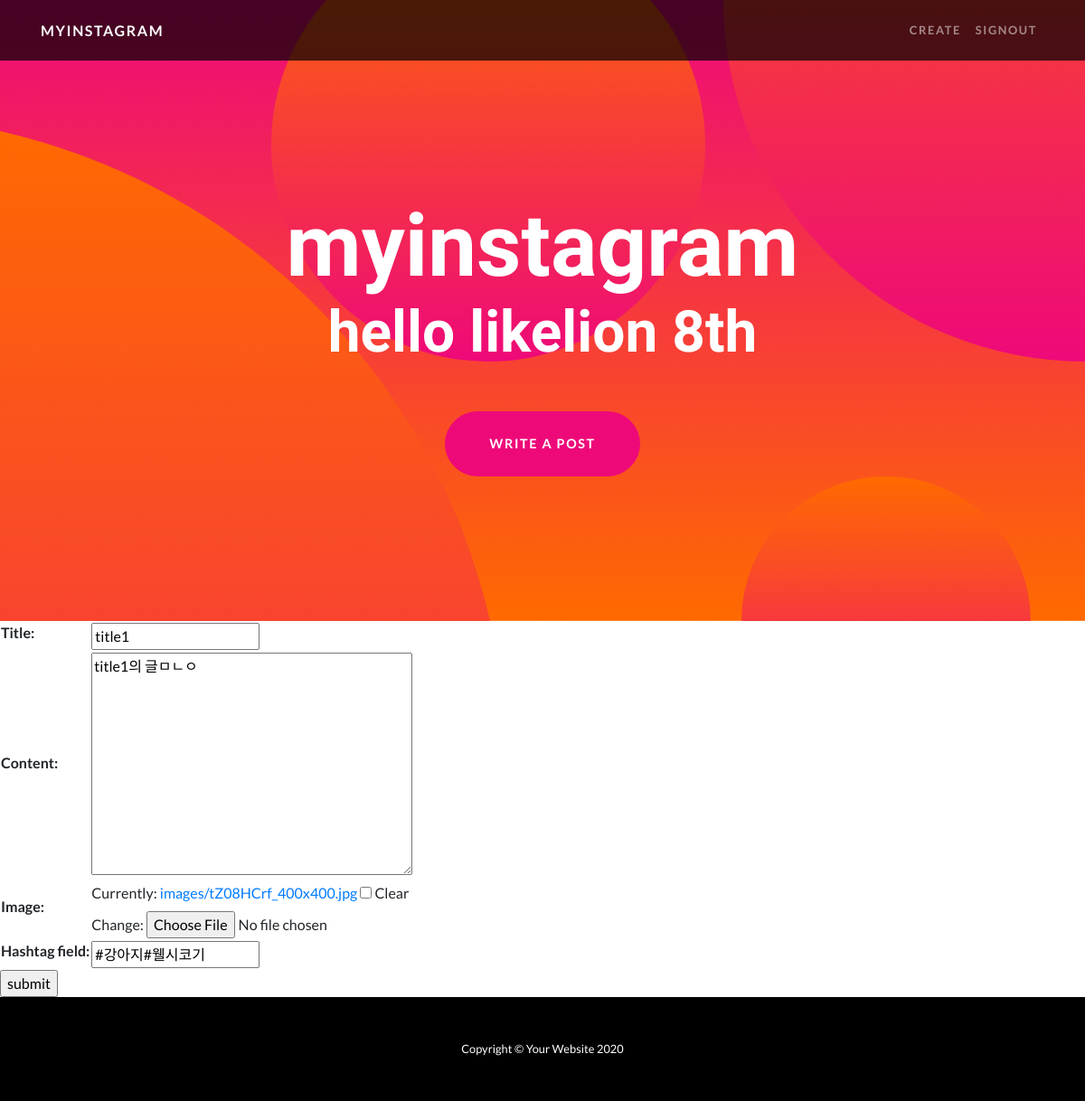
Page /update/7 (signed in) on the committed database.
### appname/models.py (models this page shows, shortened)
class Post(models.Model):
    title = models.CharField(max_length=200)
    content = models.TextField()
    image = models.ImageField(upload_to='images/', blank=True)
    writer = models.ForeignKey(settings.AUTH_USER_MODEL, on_delete=models.CASCADE, related_name="writer", default="")
    hashtag_field = models.CharField(max_length=200, blank=True)
    hashtags = models.ManyToManyField('Hashtag', blank=True)
    likes = models.ManyToManyField(settings.AUTH_USER_MODEL, related_name="likes")

### appname/views.py (the view)
# urls.py: path('update/<int:pk>', appname.views.update, name='update'),
def update(request, pk):
    post = get_object_or_404(Post, pk=pk)
    if not request.user.is_active:
        return HttpResponse("로그인 부터하셈ㅋㅋ")
    elif post.writer != request.user:
        return HttpResponse("자기가 쓴 글만 수정 할 수 있어용")
    if request.method == "POST":
        form = PostForm(request.POST, instance=post)
        if form.is_valid():
            form = form.save(commit=False)
            form.save()
            return redirect('main')
    else:
        form = PostForm(instance=post)
        return render(request, 'appname/create.html', {'form': form})

### appname/forms.py
class PostForm(forms.ModelForm):
    class Meta:
        model = Post
        fields = ['title', 'content', 'image', 'hashtag_field']

### appname/templates/appname/create.html (shortened to what this page needs)
{% extends 'appname/base.html' %}
{% block header %}
<header class="masthead text-center text-white">
  <div class="masthead-content">
    <div class="container">
      <h1 class="masthead-heading mb-0">myinstagram</h1>
      <h2 class="masthead-subheading mb-0">hello likelion 8th</h2>
      <a href="/create" class="btn btn-primary btn-xl rounded-pill mt-5">write a post</a>
    </div>
  </div>
  <div class="bg-circle-1 bg-circle"></div>
  <div class="bg-circle-2 bg-circle"></div>
  <div class="bg-circle-3 bg-circle"></div>
  <div class="bg-circle-4 bg-circle"></div>
</header>
{% endblock %}
{% block content %}
<form method="POST" enctype="multipart/form-data">
  <table>
    {{ form.as_table }}
  </table>
  <input type="submit" value="submit">
</form>
{% endblock %}

### rows in the picture
Post: title "title1", content "title1의 글ㅁㄴㅇ", hashtag_field "#강아지#웰시코기"
